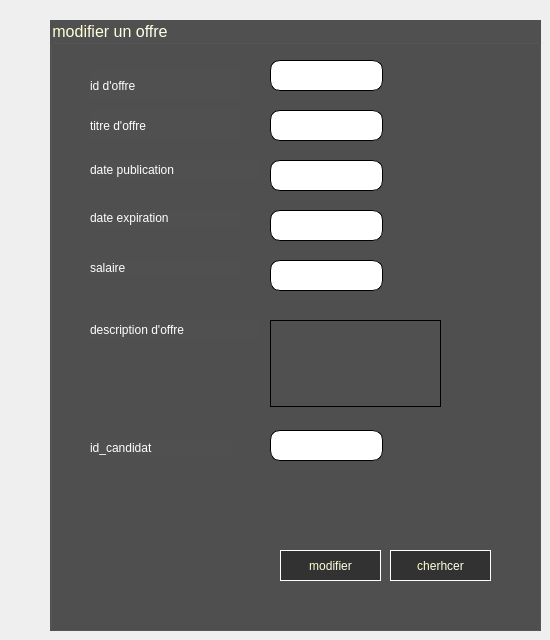
      <widget class="QWidget" name="mod_rec">
       <widget class="QGroupBox" name="groupBox_17">
        <property name="geometry">
         <rect>
          <x>50</x>
          <y>20</y>
          <width>491</width>
          <height>611</height>
         </rect>
        </property>
        <property name="font">
         <font>
          <family>Arial</family>
          <pointsize>12</pointsize>
          <weight>9</weight>
          <italic>false</italic>
          <bold>false</bold>
         </font>
        </property>
        <property name="styleSheet">
         <string notr="true">color: qlineargradient(spread:pad, x1:0, y1:0, x2:1, y2:1, stop:0 rgba(255, 255, 190, 255), stop:1 rgba(255, 255, 255, 255));
background-color: qlineargradient(spread:pad, x1:1, y1:0, x2:1, y2:0, stop:0 rgba(80, 80, 80, 255));
font: 75 12pt &quot;Arial&quot;;</string>
        </property>
        <property name="title">
         <string>modifier un offre</string>
        </property>
        <widget class="QLineEdit" name="titre_mod_offre">
         <property name="geometry">
          <rect>
           <x>220</x>
           <y>90</y>
           <width>113</width>
           <height>31</height>
          </rect>
         </property>
         <property name="styleSheet">
          <string notr="true">background-color: qlineargradient(spread:pad, x1:0, y1:0, x2:1, y2:1, stop:0 rgba(189, 189, 189, 255), stop:1 rgba(255, 255, 255, 255));
background-color: qlineargradient(spread:pad, x1:0, y1:0, x2:1, y2:1, stop:0 rgba(255, 255, 255, 255), stop:1 rgba(255, 255, 255, 255));
border-radius:10px;
border:1px solid black;</string>
         </property>
         <property name="readOnly">
          <bool>false</bool>
         </property>
        </widget>
        <widget class="QLineEdit" name="date_pub_offre_mod">
         <property name="geometry">
          <rect>
           <x>220</x>
           <y>140</y>
           <width>113</width>
           <height>31</height>
          </rect>
         </property>
         <property name="styleSheet">
          <string notr="true">background-color: qlineargradient(spread:pad, x1:0, y1:0, x2:1, y2:1, stop:0 rgba(189, 189, 189, 255), stop:1 rgba(255, 255, 255, 255));
background-color: qlineargradient(spread:pad, x1:0, y1:0, x2:1, y2:1, stop:0 rgba(255, 255, 255, 255), stop:1 rgba(255, 255, 255, 255));
border-radius:10px;
border:1px solid black;</string>
         </property>
         <property name="readOnly">
          <bool>false</bool>
         </property>
        </widget>
        <widget class="QLineEdit" name="date_exp_offre_mod">
         <property name="geometry">
          <rect>
           <x>220</x>
           <y>190</y>
           <width>113</width>
           <height>31</height>
          </rect>
         </property>
         <property name="styleSheet">
          <string notr="true">background-color: qlineargradient(spread:pad, x1:0, y1:0, x2:1, y2:1, stop:0 rgba(189, 189, 189, 255), stop:1 rgba(255, 255, 255, 255));
background-color: qlineargradient(spread:pad, x1:0, y1:0, x2:1, y2:1, stop:0 rgba(255, 255, 255, 255), stop:1 rgba(255, 255, 255, 255));
border-radius:10px;
border:1px solid black;</string>
         </property>
         <property name="readOnly">
          <bool>false</bool>
         </property>
        </widget>
        <widget class="QPlainTextEdit" name="desc_offre_mod">
         <property name="geometry">
          <rect>
           <x>220</x>
           <y>300</y>
           <width>171</width>
           <height>87</height>
          </rect>
         </property>
         <property name="styleSheet">
          <string notr="true"/>
         </property>
         <property name="readOnly">
          <bool>false</bool>
         </property>
        </widget>
        <widget class="QPushButton" name="mod_offre">
         <property name="geometry">
          <rect>
           <x>230</x>
           <y>530</y>
           <width>101</width>
           <height>31</height>
          </rect>
         </property>
         <property name="styleSheet">
          <string notr="true">background-color: qlineargradient(spread:pad, x1:1, y1:0, x2:1, y2:0, stop:0 rgba(50, 50, 50, 255));

font:10pt &quot;Arial&quot;;
border:1px solid white;</string>
         </property>
         <property name="text">
          <string>modifier</string>
         </property>
        </widget>
        <widget class="QLabel" name="label_121">
         <property name="geometry">
          <rect>
           <x>40</x>
           <y>90</y>
           <width>151</width>
           <height>31</height>
          </rect>
         </property>
         <property name="styleSheet">
          <string notr="true">font: 75 13pt &quot;Arial&quot;;
</string>
         </property>
         <property name="text">
          <string>titre d'offre</string>
         </property>
        </widget>
        <widget class="QLabel" name="label_122">
         <property name="geometry">
          <rect>
           <x>40</x>
           <y>300</y>
           <width>171</width>
           <height>20</height>
          </rect>
         </property>
         <property name="styleSheet">
          <string notr="true">font: 75 13pt &quot;Arial&quot;;

</string>
         </property>
         <property name="text">
          <string>description d'offre</string>
         </property>
        </widget>
        <widget class="QLabel" name="label_123">
         <property name="geometry">
          <rect>
           <x>40</x>
           <y>140</y>
           <width>171</width>
           <height>20</height>
          </rect>
         </property>
         <property name="styleSheet">
          <string notr="true">font: 75 13pt &quot;Arial&quot;;
</string>
         </property>
         <property name="text">
          <string>date publication</string>
         </property>
        </widget>
        <widget class="QLabel" name="label_124">
         <property name="geometry">
          <rect>
           <x>40</x>
           <y>190</y>
           <width>151</width>
           <height>16</height>
          </rect>
         </property>
         <property name="styleSheet">
          <string notr="true">font: 75 13pt &quot;Arial&quot;;
</string>
         </property>
         <property name="text">
          <string>date expiration</string>
         </property>
        </widget>
        <widget class="QLabel" name="label_125">
         <property name="geometry">
          <rect>
           <x>40</x>
           <y>240</y>
           <width>151</width>
           <height>16</height>
          </rect>
         </property>
         <property name="styleSheet">
          <string notr="true">font: 75 13pt &quot;Arial&quot;;
</string>
         </property>
         <property name="text">
          <string>salaire</string>
         </property>
        </widget>
        <widget class="QLineEdit" name="salaire_offre_mod">
         <property name="geometry">
          <rect>
           <x>220</x>
           <y>240</y>
           <width>113</width>
           <height>31</height>
          </rect>
         </property>
         <property name="styleSheet">
          <string notr="true">background-color: qlineargradient(spread:pad, x1:0, y1:0, x2:1, y2:1, stop:0 rgba(189, 189, 189, 255), stop:1 rgba(255, 255, 255, 255));
background-color: qlineargradient(spread:pad, x1:0, y1:0, x2:1, y2:1, stop:0 rgba(255, 255, 255, 255), stop:1 rgba(255, 255, 255, 255));
border-radius:10px;
border:1px solid black;</string>
         </property>
         <property name="readOnly">
          <bool>false</bool>
         </property>
        </widget>
        <widget class="QLabel" name="label_128">
         <property name="geometry">
          <rect>
           <x>40</x>
           <y>50</y>
           <width>151</width>
           <height>31</height>
          </rect>
         </property>
         <property name="styleSheet">
          <string notr="true">font: 75 13pt &quot;Arial&quot;;
</string>
         </property>
         <property name="text">
          <string>id d'offre</string>
         </property>
        </widget>
        <widget class="QLineEdit" name="id_mod_offre">
         <property name="geometry">
          <rect>
           <x>220</x>
           <y>40</y>
           <width>113</width>
           <height>31</height>
          </rect>
         </property>
         <property name="styleSheet">
          <string notr="true">background-color: qlineargradient(spread:pad, x1:0, y1:0, x2:1, y2:1, stop:0 rgba(189, 189, 189, 255), stop:1 rgba(255, 255, 255, 255));
background-color: qlineargradient(spread:pad, x1:0, y1:0, x2:1, y2:1, stop:0 rgba(255, 255, 255, 255), stop:1 rgba(255, 255, 255, 255));
border-radius:10px;
border:1px solid black;</string>
         </property>
        </widget>
        <widget class="QPushButton" name="chercher_offre">
         <property name="geometry">
          <rect>
           <x>340</x>
           <y>530</y>
           <width>101</width>
           <height>31</height>
          </rect>
         </property>
         <property name="styleSheet">
          <string notr="true">background-color: qlineargradient(spread:pad, x1:1, y1:0, x2:1, y2:0, stop:0 rgba(50, 50, 50, 255));

font:10pt &quot;Arial&quot;;
border:1px solid white;</string>
         </property>
         <property name="text">
          <string>cherhcer</string>
         </property>
        </widget>
        <widget class="QLabel" name="label_126">
         <property name="geometry">
          <rect>
           <x>40</x>
           <y>420</y>
           <width>141</width>
           <height>16</height>
          </rect>
         </property>
         <property name="styleSheet">
          <string notr="true">font: 75 13pt &quot;Arial&quot;;
</string>
         </property>
         <property name="text">
          <string>id_candidat</string>
         </property>
        </widget>
        <widget class="QLineEdit" name="id_offre_candidat_add">
         <property name="geometry">
          <rect>
           <x>220</x>
           <y>410</y>
           <width>113</width>
           <height>31</height>
          </rect>
         </property>
         <property name="styleSheet">
          <string notr="true">background-color: qlineargradient(spread:pad, x1:0, y1:0, x2:1, y2:1, stop:0 rgba(189, 189, 189, 255), stop:1 rgba(255, 255, 255, 255));
background-color: qlineargradient(spread:pad, x1:0, y1:0, x2:1, y2:1, stop:0 rgba(255, 255, 255, 255), stop:1 rgba(255, 255, 255, 255));
border-radius:10px;
border:1px solid black;</string>
         </property>
         <property name="readOnly">
          <bool>false</bool>
         </property>
        </widget>
       </widget>
      </widget>
